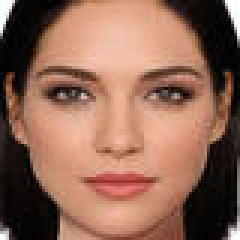
#> input picture prueba.jpg, 80 x 80 px, given in place of a.jpg, which was not available (shown 3 times larger)
$ python a.py prueba.jpg   (Python 2 division)   (older library calls are emulated)
#> lines starting #> are read from the running program, lines starting #| are printed output that depends on the picture; pictures that were not available may be replaced by others from this repository, and a replacement may not be noted
### getCaract.py
from pylab import imread,subplot,imshow,title,gray,figure,show,NullLocator
from numpy import mean,cov,cumsum,dot,linalg,size,flipud,argsort,shape,reshape,asmatrix
import cv2
import numpy as np
import matplotlib.pylab as plt

class Caracteristicas:
  def __init__(self, numpc):
    self.numpc=numpc

  def getCaract(self,ruta):
#> called with ruta = 'a.jpg'
    A = imread(ruta) # load an image
#> A is the input picture: shape (80, 80, 3); mean R, G, B 143.7, 103.1, 85.5
    # A = mean(A,axis=2) # to get a 2-D array
    A=cv2.cvtColor(A,cv2.COLOR_BGR2GRAY)
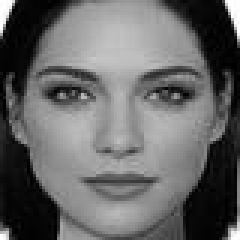
#> A: shape (80, 80) (shown 3 times larger); min 0, max 255, mean 102.5
    A = cv2.equalizeHist(A)
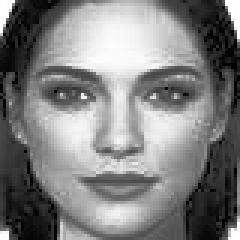
#> A: shape (80, 80) (shown 3 times larger); min 0, max 255, mean 127.8
    cv2.imshow("1",A)
    full_pc = size(A,axis=1) # numbers of all the principal components
#> full_pc = 80
    coeff= self.princomp(A,self.numpc)
    return asmatrix(coeff.flatten())

  def princomp(self,A,numpc=0):
#> called with numpc = 5
    M = (A-mean(A.T,axis=1)).T # subtract the mean (along columns)
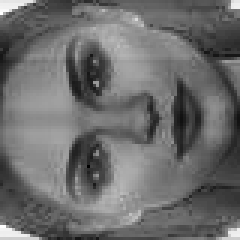
#> M: shape (80, 80) float64 (shown 3 times larger); min -148.9, max 200.1, mean 0; drawn with min black and max white
    [latent,coeff] = linalg.eig(cov(M))
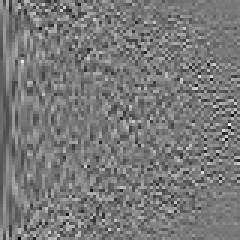
#> coeff: shape (80, 80) float64 (shown 3 times larger); min -0.51, max 0.56, mean -0.00148; drawn with min black and max white
#> latent = 80 values, max 93822.2 at index 0, min 4.03e-13 at index 78, mean 2783.6
    p = size(coeff,axis=1)
#> p = 80
    idx = argsort(latent) # sorting the eigenvalues
#> idx = 80 values, max 79 at index 3, min 0 at index 79, mean 39.5
    idx = idx[::-1]       # in ascending order
#> idx = 80 values, max 79 at index 76, min 0 at index 0, mean 39.5
   # sorting eigenvectors according to the sorted eigenvalues
    coeff = coeff[:,idx]
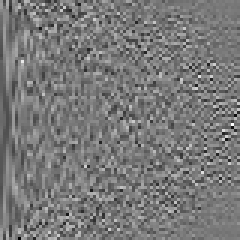
#> coeff: shape (80, 80) float64 (shown 3 times larger); min -0.51, max 0.56, mean -0.00148; drawn with min black and max white
    latent = latent[idx] # sorting eigenvalues
#> latent = 80 values, max 93822.2 at index 0, min 4.03e-13 at index 79, mean 2783.6
    if numpc < p and numpc >= 0:
      coeff = coeff[:,range(numpc)] # cutting some PCs if needed
#> coeff = 80 rows, first 6: [0.115, -0.219, 0.206, -0.212, 0.114], [0.137, -0.151, 0.206, -0.234, 0.0495], [0.127, -0.0241, 0.15, -0.314, 0.0358], [0.0579, 0.0517, 0.0375, -0.289, -0.00818], [-0.000478, 0.0696, 0.0523, -0.166, -0.0309], [-0.0458, 0.0616, 0.0569, -0.0763, -0.0924]
    score = dot(coeff.T,M) # projection of the data in the new space
    # [6 lines of commented-out code are left out]
    return coeff

Caracteristicas(5).getCaract("a.jpg")

### video.py
#!/usr/bin/env python

'''
Video capture sample.

Sample shows how VideoCapture class can be used to acquire video
frames from a camera of a movie file. Also the sample provides
an example of procedural video generation by an object, mimicking
the VideoCapture interface (see Chess class).

'create_capture' is a convinience function for capture creation,
falling back to procedural video in case of error.

Usage:
    video.py [--shotdir <shot path>] [source0] [source1] ...'

    sourceN is an
     - integer number for camera capture
     - name of video file
     - synth:<params> for procedural video

Synth examples:
    synth:bg=../cpp/lena.jpg:noise=0.1
    synth:class=chess:bg=../cpp/lena.jpg:noise=0.1:size=640x480

Keys:
    ESC    - exit
    SPACE  - save current frame to <shot path> directory

'''

import numpy as np
import cv2
from time import clock
from numpy import pi, sin, cos
import common

class VideoSynthBase(object):
    # [14 lines left out: function __init__, not called in this run]

    def render(self, dst):
        pass

    # [15 lines left out: function read, not called in this run]

    def isOpened(self):
        return True

class Chess(VideoSynthBase):
    # [45 lines left out: functions __init__, draw_quads, render, not called in this run]


classes = dict(chess=Chess)

presets = dict(
    empty = 'synth:',
    lena = 'synth:bg=../cpp/lena.jpg:noise=0.1',
    chess = 'synth:class=chess:bg=../cpp/lena.jpg:noise=0.1:size=640x480'
)


def create_capture(source = 0, fallback = presets['chess']):
    '''source: <int> or '<int>|<filename>|synth [:<param_name>=<value> [:...]]'
    '''
    source = str(source).strip()
    chunks = source.split(':')
    # hanlde drive letter ('c:', ...)
    if len(chunks) > 1 and len(chunks[0]) == 1 and chunks[0].isalpha():
        chunks[1] = chunks[0] + ':' + chunks[1]
        del chunks[0]

    source = chunks[0]
    try: source = int(source)
    except ValueError: pass
    params = dict( s.split('=') for s in chunks[1:] )

    cap = None
    if source == 'synth':
        Class = classes.get(params.get('class', None), VideoSynthBase)
        try: cap = Class(**params)
        except: pass
    else:
        cap = cv2.VideoCapture(source)
        if 'size' in params:
            w, h = map(int, params['size'].split('x'))
            cap.set(cv2.cv.CV_CAP_PROP_FRAME_WIDTH, w)
            cap.set(cv2.cv.CV_CAP_PROP_FRAME_HEIGHT, h)
    if cap is None or not cap.isOpened():
        print 'Warning: unable to open video source: ', source
        if fallback is not None:
            return create_capture(fallback, None)
    return cap

# [30 lines that do not run on import are left out]

### a.py
#!/usr/bin/env python

'''
Lucas-Kanade tracker
====================

Lucas-Kanade sparse optical flow demo. Uses goodFeaturesToTrack
for track initialization and back-tracking for match verification
between frames.

Usage
-----
lk_track.py [<video_source>]


Keys
----
ESC - exit
'''
from PIL import Image
import numpy as np
import cv2
import video
from common import anorm2, draw_str
from time import clock
from Entrenamiento import Entrenamiento
from getCaract import Caracteristicas

HAAR_CASCADE_PATH = "haarcascade_frontalface_alt.xml"
#> HAAR_CASCADE_PATH = 'haarcascade_frontalface_alt.xml'
cascade = cv2.CascadeClassifier(HAAR_CASCADE_PATH)
lk_params = dict( winSize  = (15, 15),
                  maxLevel = 2,
                  criteria = (cv2.TERM_CRITERIA_EPS | cv2.TERM_CRITERIA_COUNT, 10, 0.03))

feature_params = dict( maxCorners = 500,
                       qualityLevel = 0.2,
                       minDistance = 7,
                       blockSize = 10 )

class App:
    def __init__(self, video_src):
		self.track_len = 10
		self.detect_interval =2
		self.tracks = []
		self.cam = video.create_capture(video_src)
		self.frame_idx = 0
		self.out = cv2.VideoWriter('output.avi', cv2.cv.CV_FOURCC(*'DIVX'), 20.0, (640,480))
		self.distx=0
		self.disty=0
		self.x=0
		self.y=0
		self.w=0
		self.h=0

    def run(self):
    	band=0
    	i=0

        while True:
			ret, frame = self.cam.read()
			frame_gray = cv2.cvtColor(frame, cv2.COLOR_BGR2GRAY)
			frame_gray=cv2.equalizeHist(frame_gray)
			vis = frame.copy()


			faces = []
			#detected = cv.HaarDetectObjects(frame, cascade, storage, 1.2, 2, cv.CV_HAAR_DO_CANNY_PRUNING, (100,100))
			detected = cascade.detectMultiScale(frame,1.3,4,cv2.cv.CV_HAAR_SCALE_IMAGE,(20,20))
#> detected = [[9, 8, 61, 61]]
#> (the run stopped early here; a loop or call above may not have finished)
